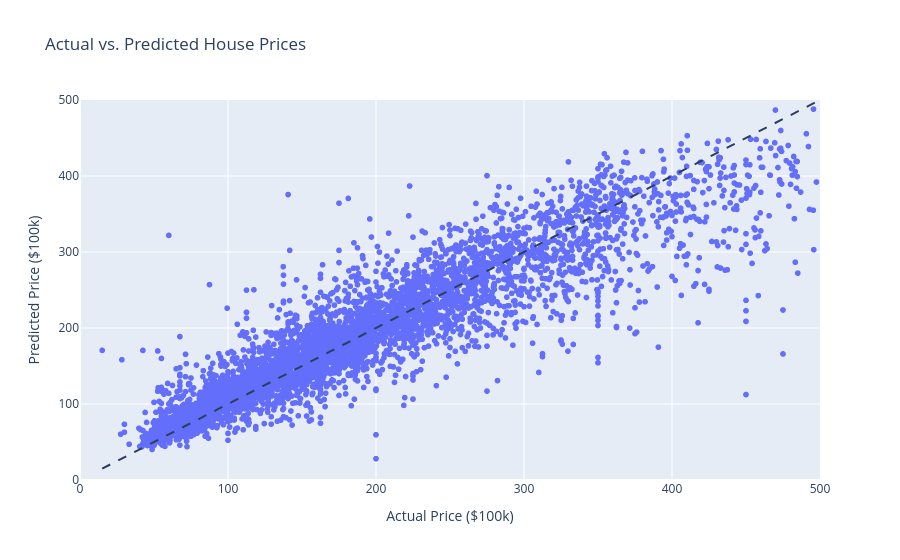

This figure's notebook cell:
### Code cell
results = pd.DataFrame({
    "Actual": y_test,
    "Predicted": y_pred,
})

fig = px.scatter(
    results,
    x="Actual",
    y="Predicted",
    title="Actual vs. Predicted House Prices",
    labels={
        "Actual": "Actual Price ($100k)",
        "Predicted": "Predicted Price ($100k)"
    },
)

# perfect prediction line
min_val = min(results["Actual"].min(), results["Predicted"].min())
max_val = max(results["Actual"].max(), results["Predicted"].max())

fig.add_shape(
    type="line",
    x0=min_val,
    y0=min_val,
    x1=max_val,
    y1=max_val,
    line=dict(dash="dash")
)

fig.update_layout(
    xaxis=dict(
        range=[0, 500],
        type="linear",
    ),
    yaxis=dict(
        range=[0, 500],
        type="linear",
    ),
)



fig.show()

### Figure 1 — Plotly figure (JSON) as saved in the notebook; plotly's stock layout.template omitted (floating-point values rounded to 4 significant figures; data arrays with more than 128 entries replaced by an {"elided": "..."} marker saying what was removed)
{"data": [{"hovertemplate": "Actual Price ($100k)=%{x}<br>Predicted Price ($100k)=%{y}<extra></extra>", "legendgroup": "", "marker": {"color": "#636efa", "symbol": "circle"}, "mode": "markers", "name": "", "showlegend": false, "type": "scattergl", "x": {"elided": "4912 float values"}, "xaxis": "x", "y": {"elided": "4912 float values"}, "yaxis": "y"}], "layout": {"legend": {"tracegroupgap": 0}, "shapes": [{"line": {"dash": "dash"}, "type": "line", "x0": 15, "x1": 497.6, "y0": 15, "y1": 497.6}], "title": {"text": "Actual vs. Predicted House Prices"}, "xaxis": {"anchor": "y", "domain": [0, 1], "range": [0, 500], "title": {"text": "Actual Price ($100k)"}, "type": "linear"}, "yaxis": {"anchor": "x", "domain": [0, 1], "range": [0, 500], "title": {"text": "Predicted Price ($100k)"}, "type": "linear"}}}
